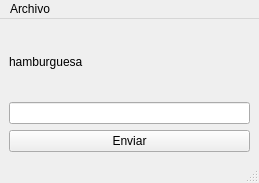
<?xml version="1.0" encoding="UTF-8"?>
<ui version="4.0">
 <class>MainWindow</class>
 <widget class="QMainWindow" name="MainWindow">
  <property name="geometry">
   <rect>
    <x>0</x>
    <y>0</y>
    <width>259</width>
    <height>183</height>
   </rect>
  </property>
  <property name="windowTitle">
   <string>First Desing</string>
  </property>
  <property name="windowIcon">
   <iconset resource="../resources.qrc">
    <normaloff>:/iconos/resource/icon.png</normaloff>:/iconos/resource/icon.png</iconset>
  </property>
  <widget class="QWidget" name="centralwidget">
   <layout class="QVBoxLayout" name="verticalLayout">
    <item>
     <widget class="QLabel" name="label">
      <property name="text">
       <string>hamburguesa</string>
      </property>
     </widget>
    </item>
    <item>
     <widget class="QLineEdit" name="lineEdit"/>
    </item>
    <item>
     <widget class="QPushButton" name="pushButton">
      <property name="text">
       <string>Enviar</string>
      </property>
     </widget>
    </item>
   </layout>
  </widget>
  <widget class="QMenuBar" name="menubar">
   <property name="geometry">
    <rect>
     <x>0</x>
     <y>0</y>
     <width>259</width>
     <height>22</height>
    </rect>
   </property>
   <widget class="QMenu" name="menuArchivo">
    <property name="title">
     <string>Archivo</string>
    </property>
    <addaction name="actionSalir"/>
   </widget>
   <addaction name="menuArchivo"/>
  </widget>
  <widget class="QStatusBar" name="statusbar"/>
  <action name="actionSalir">
   <property name="icon">
    <iconset resource="../resources.qrc">
     <normaloff>:/iconos/resource/icon.png</normaloff>:/iconos/resource/icon.png</iconset>
   </property>
   <property name="text">
    <string>&amp;Salir</string>
   </property>
   <property name="statusTip">
    <string>Setso</string>
   </property>
   <property name="shortcut">
    <string>Ctrl+Q</string>
   </property>
  </action>
 </widget>
 <resources>
  <include location="../resources.qrc"/>
 </resources>
 <connections/>
</ui>
